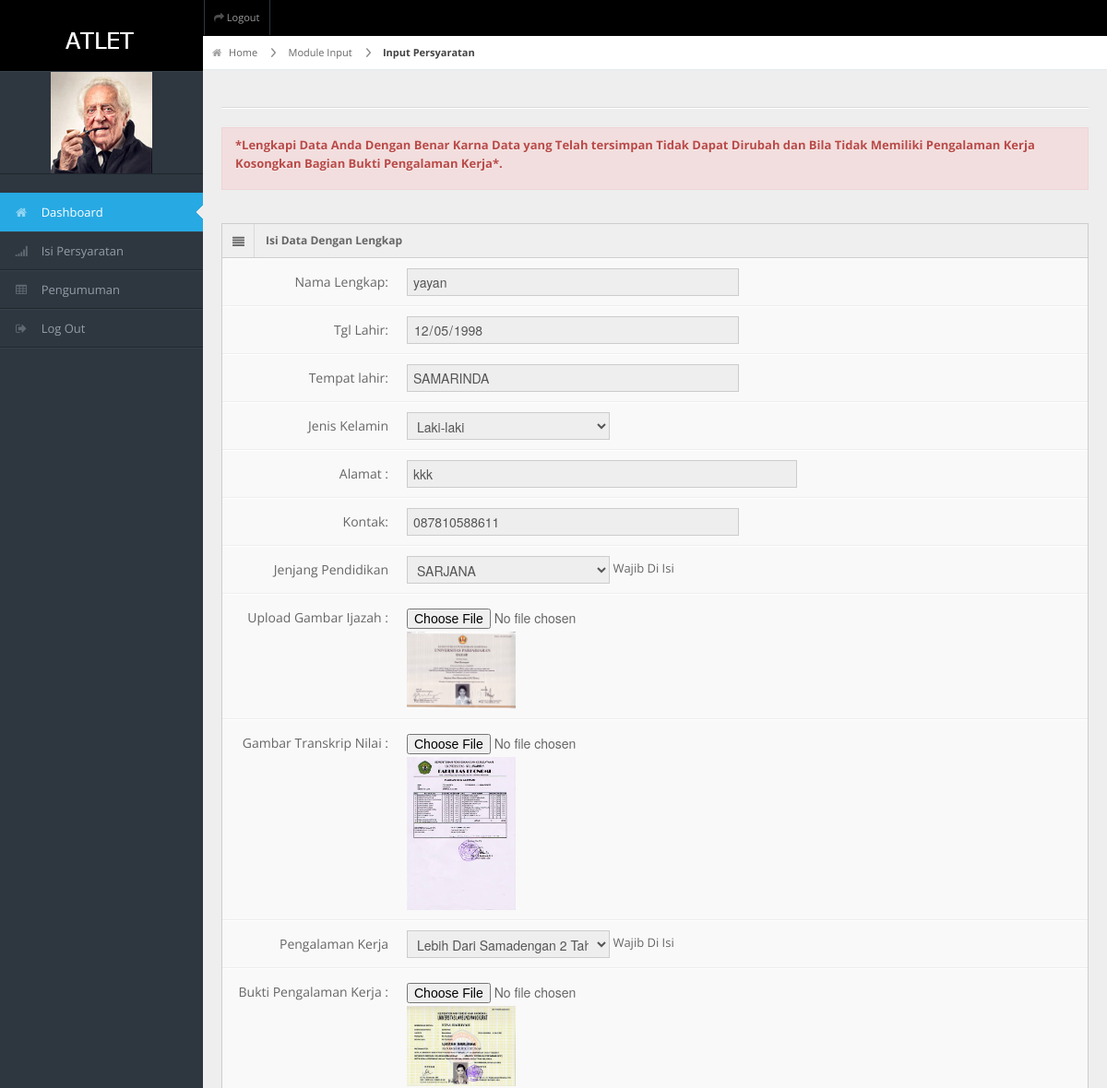
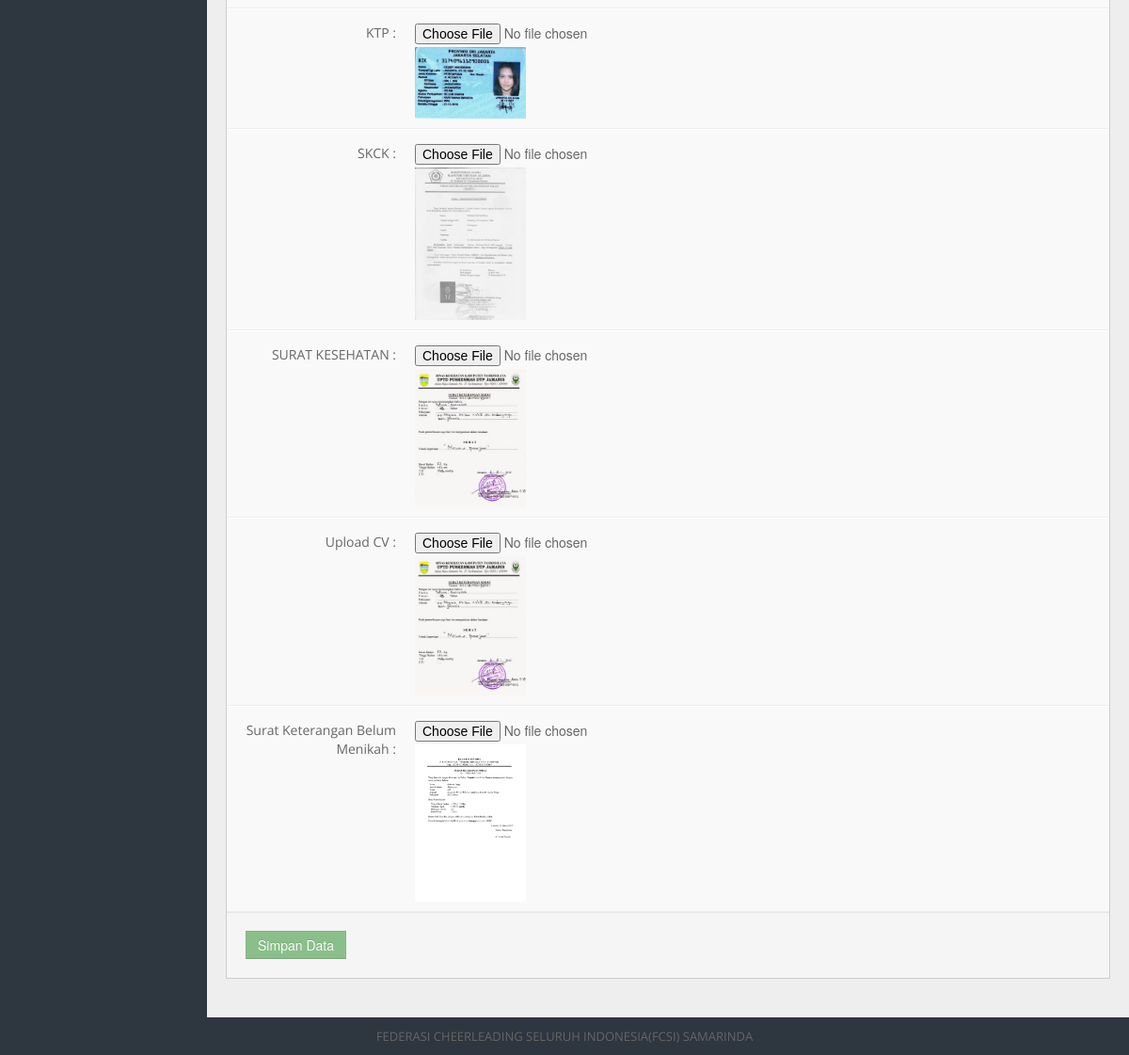
The app's page /spkpeserta/frame.php?load=member&action=edit&id=A0003 (signed in) with its own data (2 pictures, top to bottom).
### tables this page shows
CREATE TABLE `peserta` (
  `id_calon` varchar(50) NOT NULL,
  `username` varchar(30) NOT NULL,
  `pass` varchar(20) NOT NULL,
  `foto` varchar(1000) NOT NULL,
  `cv` varchar(1000) DEFAULT '',
  `blm_nikah` varchar(1000) DEFAULT '',
  `ijazah` varchar(1000) DEFAULT '',
  `transkrip` varchar(1000) DEFAULT '',
  `buktip` varchar(1000) DEFAULT '',
  `skck` varchar(1000) DEFAULT '',
  `suratkesehatan` varchar(1000) DEFAULT '',
  `ktp` varchar(1000) DEFAULT '',
  `aktif` varchar(1) NOT NULL,
  `status` varchar(30) NOT NULL,
  `validasi` varchar(20) NOT NULL,
  `validasi1` varchar(30) NOT NULL,
  `nama` varchar(100) NOT NULL,
  `no_hp` varchar(20) NOT NULL,
  `email` varchar(50) NOT NULL,
  `alamat` varchar(50) NOT NULL,
  `tgl_input` varchar(30) NOT NULL DEFAULT '',
  `tgl_lhr` varchar(50) DEFAULT '',
  `tempat_lhr` varchar(100) DEFAULT '',
  `jenkel` varchar(20) DEFAULT '',
  `jpendidikan` varchar(30) DEFAULT '',
  `usia` varchar(30) DEFAULT '',
  `pengalaman` varchar(30) DEFAULT '',
  `nilaites` double DEFAULT NULL,
  `wawancara` varchar(30) DEFAULT '',
  `kesehatan` varchar(50) DEFAULT '',
  `n1` double DEFAULT NULL,
  `n2` double DEFAULT NULL,
  `n3` double DEFAULT NULL,
  `n4` double DEFAULT NULL,
  PRIMARY KEY (`id_calon`)
);

### spkpeserta/data/member/edit-data.php (the view)
<?php
$SQL=mysqli_query($koneksi,"SELECT * FROM peserta WHERE id_calon='$_GET[id]'");
$_data=mysqli_fetch_array($SQL);
echo"
<div id='content-header'>
  <div id='breadcrumb'> <a href='?load=dashboard' title='Go to Home' class='tip-bottom'><i class='icon-home'></i> Home</a> <a href='#' class='tip-bottom'>Module Input</a> <a href='#' class='current'>Input Persyaratan</a> </div>
  <h1></h1>
</div>
<div class='container-fluid'>
  <hr>
  <div class='alert alert-danger'><P><b>*Lengkapi Data Anda Dengan Benar Karna Data yang Telah tersimpan Tidak Dapat Dirubah dan Bila Tidak Memiliki Pengalaman Kerja Kosongkan Bagian Bukti Pengalaman Kerja*.</b></P></div>
  <div class='row-fluid'>
    <div class='span12'>
      <div class='widget-box'>
        <div class='widget-title'> <span class='icon'> <i class='icon-align-justify'></i> </span>
          <h5>Isi Data Dengan Lengkap</h5>
        </div>
        <div class='widget-content nopadding'>
          <form action='$loadModule?load=member&action=ubahData' method='POST' class='form-horizontal' enctype='multipart/form-data'>
		  <input type='hidden' name='id' value='$_data[id_calon]'>
            <div class='control-group'>
              <label class='control-label'>Nama Lengkap:</label>
              <div class='controls'>
                <input type='text' class='span6' placeholder='nama lengkap' name='txtNmLengkap' value='$_data[nama]' readonly />
              </div>
            </div>
            <div class='control-group'>
              <label class='control-label'>Tgl Lahir:</label>
              <div class='controls'>
               ";
				if(($_data['tgl_lhr']== '')){
					echo"<input type='date' class='span6' placeholder='Tgl Lahir' name='txttgllhr' value='$_data[tgl_lhr]' required/>";
					}
					elseif (($_data['tgl_lhr']== $_data['tgl_lhr'])){
						echo"<input type='date' class='span6' placeholder='Tgl Lahir' name='txttgllhr' value='$_data[tgl_lhr]' readonly required/>";
						}
				echo"
              </div>
            </div>
            <div class='control-group'>
              <label class='control-label'>Tempat lahir:</label>
              <div class='controls'>
                  ";
				if(($_data['tempat_lhr']== '')){
					echo"<input type='text' class='span6' placeholder='Tempat lahir' name='txttmptlhr' value='$_data[tempat_lhr]' required/>
           ";
					}
					elseif (($_data['tempat_lhr']== $_data['tempat_lhr'])){
						echo"<input type='text' class='span6' placeholder='Tempat lahir' name='txttmptlhr' value='$_data[tempat_lhr]' readonly required/>";
						}
				echo"
			 </div>
            </div>
			<div class='control-group'>
              <label class='control-label'>Jenis Kelamin</label>
              <div class='controls'>
				 ";
				if(($_data['jenkel']== '')){
					echo" <select name='jk'  >
                  <option  >$_data[jenkel]</option>
					<option value='Laki-laki''$_data[jenkel]'=='Laki-laki'selected >Laki-laki</option>
					 <option value='Perempuan''$_data[jenkel]'=='Perempuan'selected>Perempuan</option>
                </select>";
					}
					elseif (($_data['jenkel']== $_data['jenkel'])){
						echo" <select name='jk' readonly >
                  <option  >$_data[jenkel]</option>
					<option value='Laki-laki''$_data[jenkel]'=='Laki-laki'selected >Laki-laki</option>
					 <option value='Perempuan''$_data[jenkel]'=='Perempuan'selected>Perempuan</option>
                </select>
				";
						}
				echo"
              </div>
            </div>
            <div class='control-group'>
              <label class='control-label'>Alamat :</label>
              <div class='controls'>
               ";
				if(($_data['alamat']== '')){
					echo" <input type='text' class='span7' placeholder='Jl.Example' name='txtAlamat' value='$_data[alamat]' required/>";
					}
					elseif (($_data['alamat']== $_data['alamat'])){
						echo" <input type='text' class='span7' placeholder='Jl.Example' name='txtAlamat' value='$_data[alamat]' readonly required/>";
						}
				echo"
              </div>
            </div>
            <div class='control-group'>
              <label class='control-label'>Kontak:</label>
              <div class='controls'>
               ";
				if(($_data['no_hp']== '')){
					echo"                 <input type='number' class='span6'  name='txtkontak' value='$_data[no_hp]' required/>";
					}
					elseif (($_data['no_hp']== $_data['no_hp'])){
						echo" <input type='number' class='span6'  name='txtkontak' value='$_data[no_hp]'  readonly required/>";
						}
				echo"
              </div>
            </div>
            <div class='control-group'>
              <label class='control-label'>Jenjang Pendidikan</label>
              <div class='controls'>
				 ";
				if(($_data['jpendidikan']== '')){
					echo"  <select name='txtjp'  >
                  <option  >$_data[jpendidikan]</option>
					<option value='SARJANA''$_data[jpendidikan]'=='SARJANA'selected >SARJANA</option>
					 <option value='DIPLOMA''$_data[jpendidikan]'=='diploma'selected>DIPLOMA</option>
                </select> Wajib Di Isi";
					}
					elseif (($_data['jpendidikan']== $_data['jpendidikan'])){
						echo" <select name='txtjp' readonly >
                  <option  >$_data[jpendidikan]</option>
					<option value='SARJANA''$_data[jpendidikan]'=='SARJANA'selected >SARJANA</option>
					 <option value='DIPLOMA''$_data[jpendidikan]'=='diploma'selected>DIPLOMA</option>
                </select> Wajib Di Isi
				";
						}
				echo"
              </div>
            </div>
			                <div class='control-group'>
              <label class='control-label'>Upload Gambar Ijazah :</label>
              <div class='controls'>
                <input type='file' class='span12'  name='upPhoto1' required />
				";
				if(isset($_data['ijazah'])){
					echo"<a href ='../gambar/lapangan_img/height/$_small_$_data[ijazah]' class='besar'print><img src='../gambar/lapangan_img/height/$_small_$_data[ijazah]' width='118' heigh='37'></a>";
					}
					else{
						echo"Tidak Ada Gambar";
						}
				echo"
              </div>
            </div>
			<div class='control-group'>
              <label class='control-label'>Gambar Transkrip Nilai :</label>
              <div class='controls'>
                <input type='file' class='span12'  name='upPhoto44' required />
				";
				if(isset($_data['transkrip'])){
					echo"<a href ='../gambar/lapangan_img/height/$_small_$_data[transkrip]' class='besar'print><img src='../gambar/lapangan_img/height/$_small_$_data[transkrip]' width='118' heigh='37'></a>";
					}
					else{
						echo"Tidak Ada Gambar";
						}
				echo"
              </div>
            </div>
			<div class='control-group'>
              <label class='control-label'>Pengalaman Kerja</label>
              <div class='controls'>
				 ";
				if(($_data['pengalaman']== '')){
					echo" <select name='pengalaman'  >
                  <option  >$_data[pengalaman]</option>
				  <option value='Lebih Dari Samadengan 2 Tahun'> Lebih Dari Samadengan 2 Tahun</option>
													<option value='Kurang Dari 2 Tahun'> Kurang Dari 2 Tahun</option>
													<option value='Belum Pernah'> Belum Pernah</option>
                </select> Wajib Di Isi";
					}
					elseif (($_data['pengalaman']== $_data['pengalaman'])){
					echo" <select name='pengalaman'  readonly >
                  <option  >$_data[pengalaman]</option>
				  <option value='> 2 Tahun'> > 2 Tahun</option>
													<option value='< 2 Tahun'> < 2 Tahun</option>
													<option value='Belum Pernah'> Belum Pernah</option>
                </select> Wajib Di Isi";
					}
				echo"
              </div>
            </div>
			 <div class='control-group'>
              <label class='control-label'> Bukti Pengalaman Kerja :</label>
              <div class='controls'>
                <input type='file' class='span12' name='upPhoto2'  />
				";
				if(isset($_data['buktip'])){
					echo"<a href ='../gambar/lapangan_img/height/$_small_$_data[buktip]' class='besar'print><img src='../gambar/lapangan_img/height/$_small_$_data[buktip]' width='118' heigh='37'></a>";
					}
					else{
						echo"Tidak Ada Gambar";
						}
				echo"
              </div>
            </div>
			 <div class='control-group'>
              <label class='control-label'> KTP :</label>
              <div class='controls'>
                <input type='file' class='span12' name='upPhoto5' required />
				";
				if(isset($_data['ktp'])){
					echo"<a href ='../gambar/lapangan_img/height/$_small_$_data[ktp]' class='besar'print><img src='../gambar/lapangan_img/height/$_small_$_data[ktp]' width='118' heigh='37'></a>";
					}
					else{
						echo"Tidak Ada Gambar";
						}
				echo"
              </div>
            </div>
			 <div class='control-group'>
              <label class='control-label'> SKCK :</label>
              <div class='controls'>
                <input type='file' class='span12' name='upPhoto6' required />
				";
				if(isset($_data['skck'])){
					echo"<a href ='../gambar/lapangan_img/height/$_small_$_data[skck]' class='besar'print><img src='../gambar/lapangan_img/height/$_small_$_data[skck]' width='118' heigh='37'></a>";
					}
					else{
						echo"Tidak Ada Gambar";
						}
				echo"
              </div>
            </div>
			<div class='control-group'>
              <label class='control-label'> SURAT KESEHATAN :</label>
              <div class='controls'>
                <input type='file' class='span12' name='upPhoto9' required />
				";
				if(isset($_data['suratkesehatan'])){
					echo"<a href ='../gambar/lapangan_img/height/$_small_$_data[suratkesehatan]' class='besar'print><img src='../gambar/lapangan_img/height/$_small_$_data[suratkesehatan]' width='118' heigh='37'></a>";
					}
					else{
						echo"Tidak Ada Gambar";
						}
				echo"
              </div>
            </div>
			<div class='control-group'>
              <label class='control-label'> Upload CV :</label>
              <div class='controls'>
                <input type='file' class='span12'  name='upPhoto' required />
				";
				if(isset($_data['cv'])){
					echo"<a href ='../gambar/lapangan_img/height/$_small_$_data[cv]' class='besar'print><img src='../gambar/lapangan_img/height/$_small_$_data[cv]' width='118' heigh='37'></a>";
					}
					else{
						echo"Tidak Ada Gambar";
						}
				echo"
              </div>
            </div>
			<div class='control-group'>
              <label class='control-label'> Surat Keterangan Belum Menikah :</label>
              <div class='controls'>
                <input type='file' class='span12'  name='upPhotoblm' required />
				";
				if(isset($_data['blm_nikah'])){
					echo"<a href ='../gambar/lapangan_img/height/$_small_$_data[blm_nikah]' class='besar'print><img src='../gambar/lapangan_img/height/$_small_$_data[blm_nikah]' width='118' heigh='37'></a>";
					}
					else{
						echo"Tidak Ada Gambar";
						}
				echo"
              </div>
            </div>
            <div class='form-actions'>
			  ";
				if(($_data['cv']== '' AND $_data['blm_nikah']== ''AND $_data['Ijazah']== '' AND $_data['buktip']== '' AND $_data['tgl_lhr']== '' AND $_data['jenkel']== '' AND $_data['pengalaman']== ''AND $_data['tempat_lhr']== '' AND $_data['jpendidikan']== '')){
					echo" <button type='submit' class='btn btn-success' >Simpan Data</button>";
					}
					elseif (($_data['cv']== $_data['cv'])){
						echo"<button type='submit' class='btn btn-success' disabled >Simpan Data</button> ";
						}
				echo"
            </div>
          </form>
        </div>
      </div>
     </div>
     </div>
     </div>
";
?>

### spkpeserta/css/matrix-style.css (style rules this page uses)
* { outline:none !important; -moz-outline: none !important; }
html, body { height:100% }
body { overflow-x: hidden; margin-top: -10px; font-family: 'Open Sans', sans-serif; font-size:13px; color:#666; }
a { color:#666; }
select, textarea, input[type="text"], input[type="password"], input[type="datetime"], input[type="datetime-local"], input[type="date"], input[type="month"], input[type="time"], input[type="week"], input[type="number"], input[type="email"], input[type="url"], input[type="search"], input[type="tel"], input[type="color"], .uneditable-input, .label, .dropdown-menu, .btn, .well, .progress, .table-bordered, .btn-group > .btn:first-child, .btn-group > .btn:last-child, .btn-group > .btn:last-child, .btn-group > .dropdown-toggle, .alert { border-radius:0px; }
.btn, textarea, input[type="text"], input[type="password"], input[type="datetime"], input[type="datetime-local"], input[type="date"], input[type="month"], input[type="time"], input[type="week"], input[type="number"], input[type="email"], input[type="url"], input[type="search"], input[type="tel"], input[type="color"], .uneditable-input { box-shadow:none; }
.progress, .progress-success .bar, .progress .bar-success, .progress-warning .bar, .progress .bar-warning, .progress-danger .bar, .progress .bar-danger, .progress-info .bar, .progress .bar-info, .btn, .btn-primary { background-image:none; }
.form-horizontal .form-actions { padding-left:20px; }
hr { border-top-color:#dadada; }
#content-header { position: abslute; width: 100%; margin-top: -38px; z-index: 20; }
#breadcrumb { background-color: #fff; border-bottom: 1px solid #e3ebed; }
#breadcrumb a { padding: 8px 20px 8px 10px; display: inline-block; background-image: url('../img/breadcrumb.png'); background-position: center right; background-repeat: no-repeat; font-size: 11px; color: #666666; }
#breadcrumb a:last-child { background-image:none; }
#breadcrumb a.current { font-weight: bold; color: #444444; }
#breadcrumb a i { margin-right: 5px; opacity: .6; }
.stat-boxes .peity_bar_good, .stat-boxes .peity_line_good, { color: #459D1C; }
.widget-box { background: none repeat scroll 0 0 #F9F9F9; border-left: 1px solid #CDCDCD; border-top: 1px solid #CDCDCD; border-right: 1px solid #CDCDCD; clear: both; margin-top: 16px; margin-bottom: 16px; position: relative; }
.widget-title, .modal-header, .table th, div.dataTables_wrapper .ui-widget-header { background:#efefef; border-bottom: 1px solid #CDCDCD; height: 36px; }
.widget-title span.icon { padding: 9px 10px 7px 11px; float: left; border-right:1px solid #dadada; }
.widget-title h5 { color: #666; float: left; font-size: 12px; font-weight: bold; padding: 12px; line-height: 12px; margin: 0; }
.widget-content { padding:15px; border-bottom: 1px solid #cdcdcd; }
.nopadding { padding: 0 !important; }
form { margin-bottom: 0; }
.form-horizontal .control-group { border-top: 1px solid #ffffff; border-bottom: 1px solid #eeeeee; margin-bottom: 0; }
.form-horizontal .control-label { padding-top: 15px; width: 180px; }
.form-horizontal .controls { margin-left: 200px; padding: 10px 0; }
.form-horizontal .form-actions { margin-top: 0; margin-bottom: 0; }

### spkpeserta/css/matrix-media.css (style rules this page uses)
body { background:#2E363F; }

### records on screen
peserta: txtNmLengkap "yayan", txttgllhr "12/05/1998", txttmptlhr "SAMARINDA", jk "Laki-laki", txtAlamat "kkk", txtkontak "087810588611", txtjp "SARJANA", ijazah (picture), pengalaman "Lebih Dari Samadengan 2 Tahun", buktip (picture), ktp (picture), skck (picture), suratkesehatan (picture), cv (picture), blm_nikah (picture)
